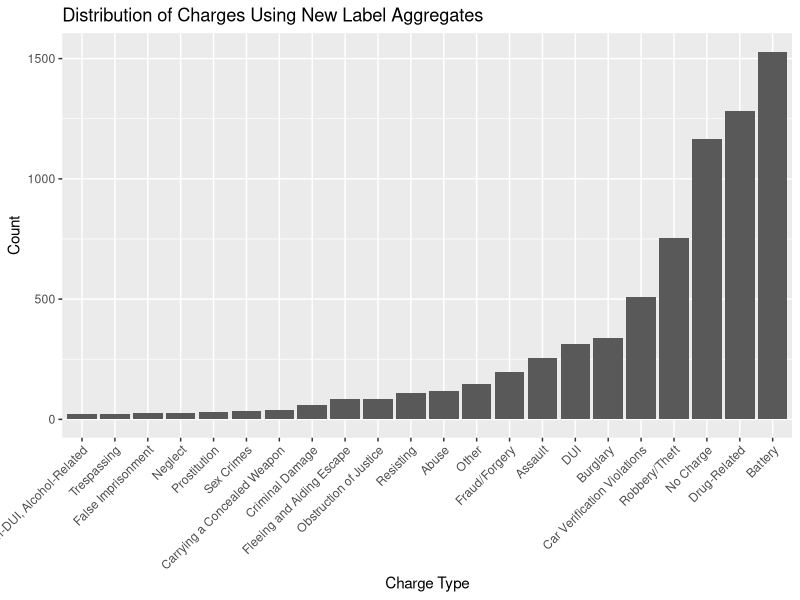
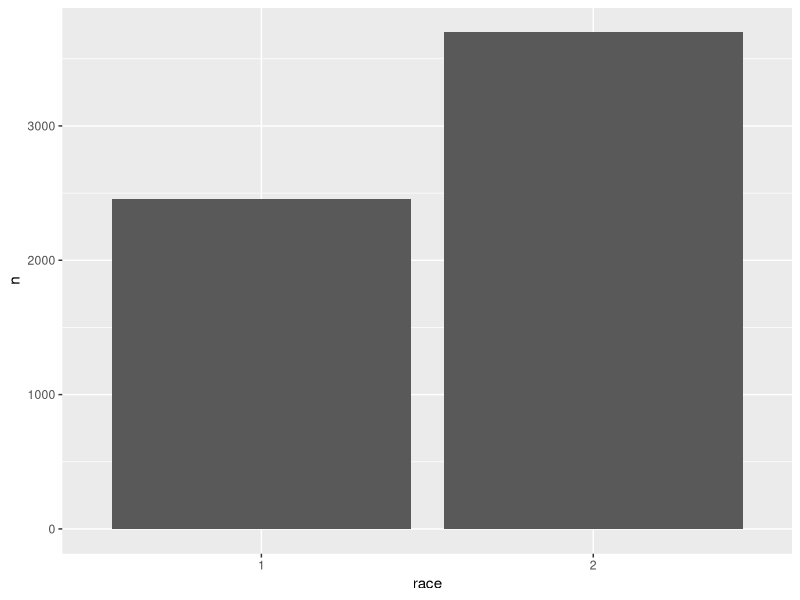
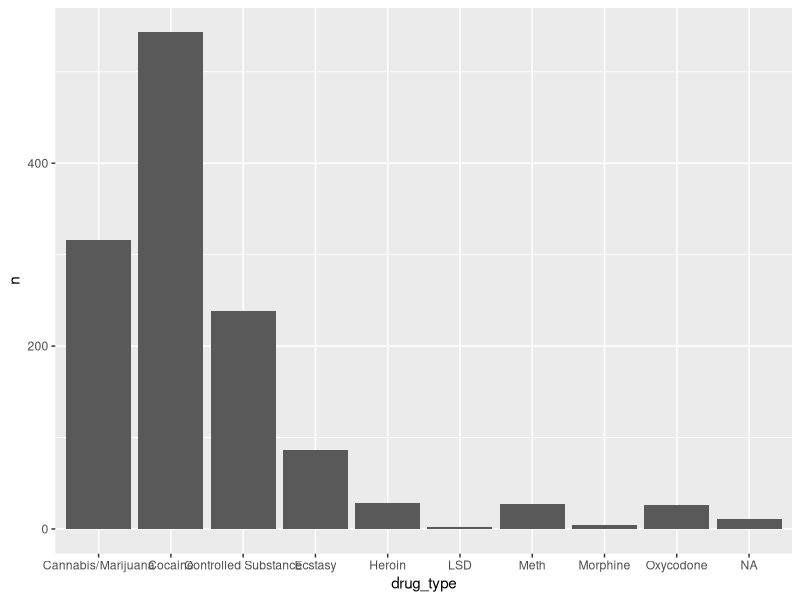
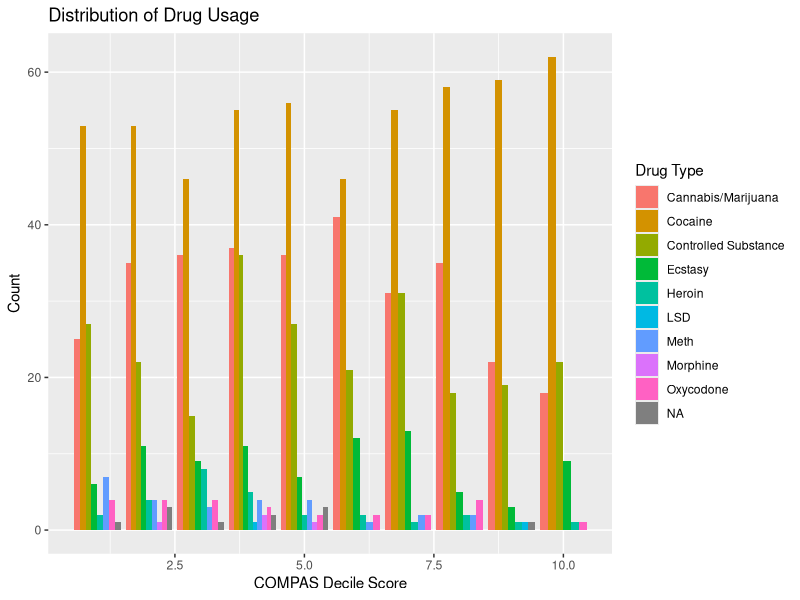
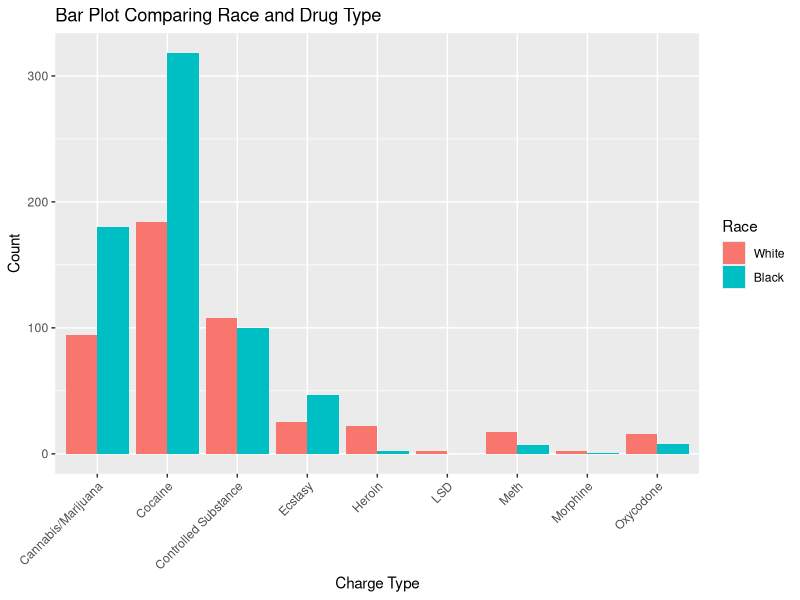
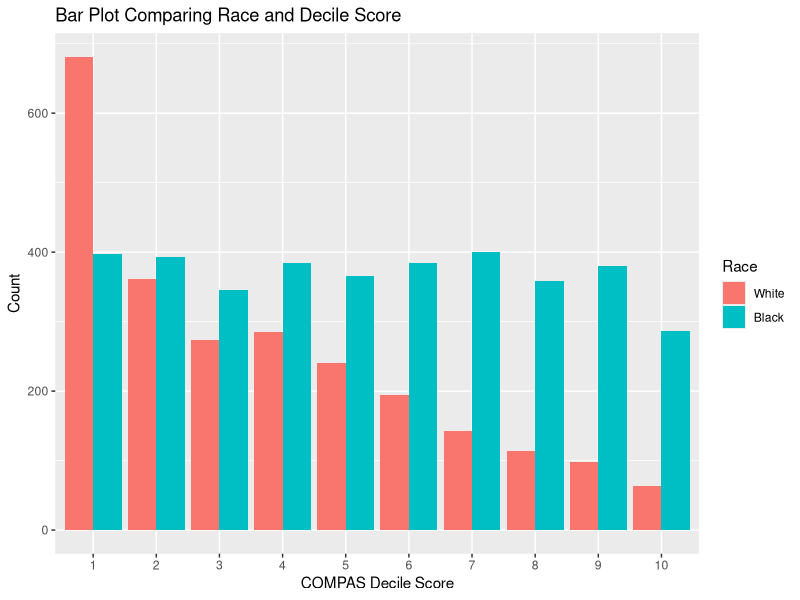
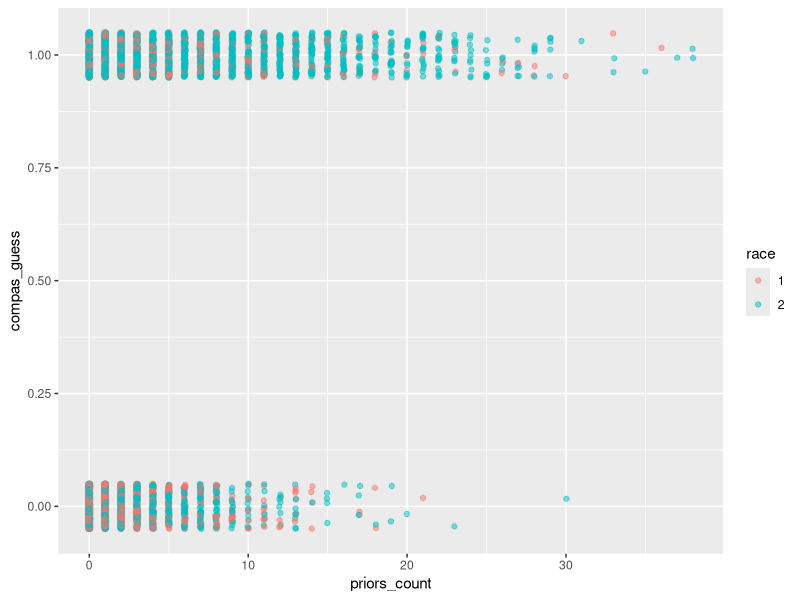
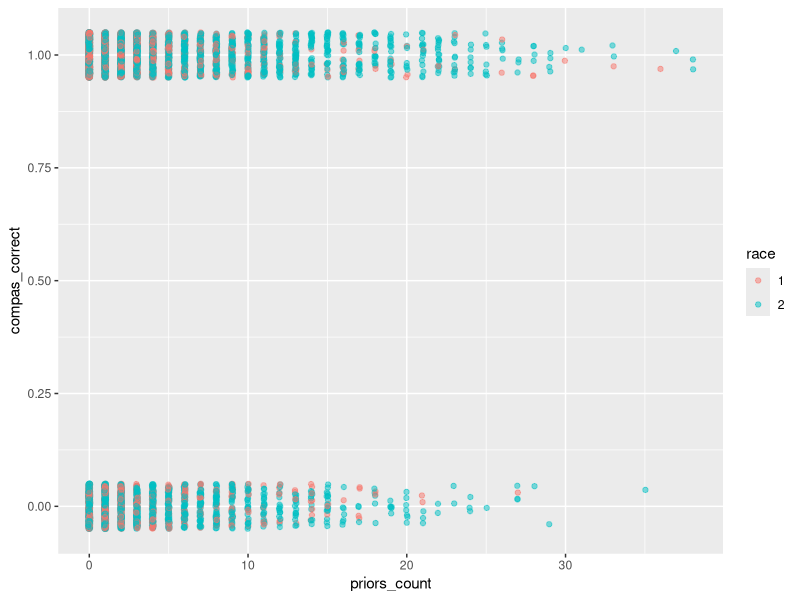

Recreate these plots in R, in order.
#Library and loading----
library(tidyverse)
library(ggplot2)

df <- read_csv("data/broward_agg.csv",
         na = "NA")

df <- df |>
  mutate(race = as.factor(race),
         sex = as.factor(sex),
         charge_degree = as.factor(charge_degree))

df |>
  group_by(aggregated) |>
  count() |>
  filter(n >= 20) |>
  ggplot(aes(x = fct_reorder(aggregated, n), y = n)) +
  geom_col() +
  theme(axis.text.x = element_text(angle = 45, vjust = 1, hjust=1)) + #rotate label 
  labs(title = "Distribution of Charges Using New Label Aggregates",
       x = "Charge Type",
       y = "Count")
  

#visualizing the dataset----
df |>
  filter(race == 1 | race == 2) |>
  group_by(race) |>
  count() |>
  ggplot(aes(race, n)) +
  geom_col()

df |>
  filter(aggregated == "Drug-Related") |>
  group_by(drug_type) |>
  count() |>
  ggplot(aes(drug_type, n)) +
  geom_col()

df |>
  filter(aggregated == "Drug-Related") |>
  group_by(drug_type) |>
  count(drug_type, compas_decile_score, .drop = FALSE) |>
  ggplot(aes(x = compas_decile_score, y = n, fill = drug_type)) + 
  geom_bar(position="dodge", stat="identity") + #can check if theres a uniform distribution here... GOF test
#NAs from Trafficking unspecified drug
  labs(title = "Distribution of Drug Usage",
       x = "COMPAS Decile Score",
       y = "Count",
       fill = "Drug Type")


df |>
  filter(aggregated == "Drug-Related",
         !is.na(drug_type)) |>
  group_by(drug_type) |>
  count(drug_type, race, .drop = FALSE) |>
  filter(race %in% 1:2) |>
  ggplot(aes(x = drug_type, y = n, fill = race)) + 
  geom_bar(position="dodge", stat="identity") +
  labs(title = "Bar Plot Comparing Race and Drug Type",
       x = "Charge Type",
       y = "Count",
       fill = "Race") +
  scale_fill_discrete("Race", 
                      labels=c("White", "Black")) +
  theme(title = element_text(hjust = 0.5), 
        axis.text.x = element_text(angle = 45, vjust = 1, hjust=1))

df |>
  filter(race %in% 1:2) |>
  group_by(compas_decile_score) |>
  count(race, compas_decile_score) |>
  ggplot(aes(x = compas_decile_score, y = n, fill = race)) + 
  geom_bar(position="dodge", stat="identity") +
  labs(title = "Bar Plot Comparing Race and Decile Score",
       x = "COMPAS Decile Score",
       y = "Count",
       fill = "Race") +
  scale_fill_discrete("Race", 
                      labels=c("White", "Black")) +
  scale_x_discrete(limits = factor(1:10))

#compas guess and correct
df |>
  filter(race %in% 1:2) |>
  group_by(race) |>
  ggplot(aes(x = priors_count, y = compas_guess, color = race)) +
  geom_point(position = position_jitter(width = 0.05, height = 0.05), alpha = 0.5)

df |>
  filter(race %in% 1:2) |>
  group_by(race) |>
  ggplot(aes(x = priors_count, y = compas_correct, color = race)) +
  geom_point(position = position_jitter(width = 0.05, height = 0.05), alpha = 0.5)

# you see that, btwn the graphs, theres an increase in blue at the bottom for the correct graph, showing how Black people are more likely to be misguessed

#FOCUS: i want to figure out a relationship btwn priors/age and another variable...
df |>
  filter(!is.na(drug_interaction)) |>
  group_by(drug_interaction) |>
  count(drug_interaction, race, .drop = FALSE) |>
  filter(race %in% 1:2) #not much difference here~


